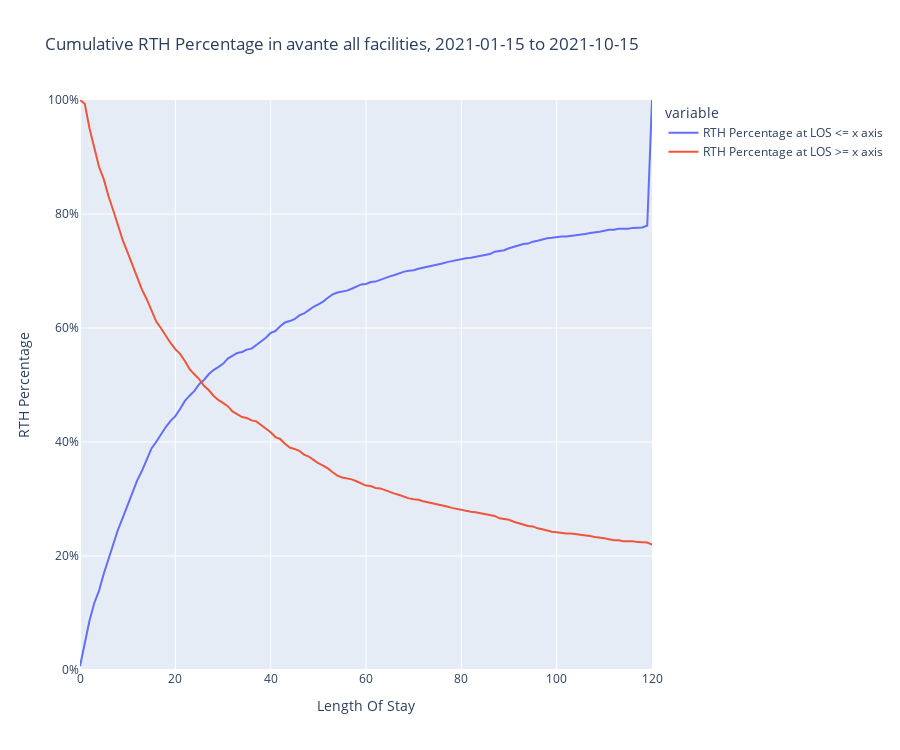

The notebook cell saved with this chart:
### Code cell
fig = px.line(
    df, y=["rth_p_cumsum", "rth_p_reverse_cumsum"], x=list(df.index), 
    labels={
        'x':'Length Of Stay', 
    }, 
    height=750, 
    title=f"Cumulative RTH Percentage in {CLIENT} all facilities, {date_range}"
)
fig['layout']['yaxis']['title'] = "RTH Percentage"
fig['layout']['yaxis']['tickformat'] = ',.0%'
fig['layout']['yaxis']['range'] = [0,1]


new_names= ['RTH Percentage at LOS <= x axis', 'RTH Percentage at LOS >= x axis']
for i, new_name in enumerate(new_names):
    fig.data[i].name = new_name

fig.show()
